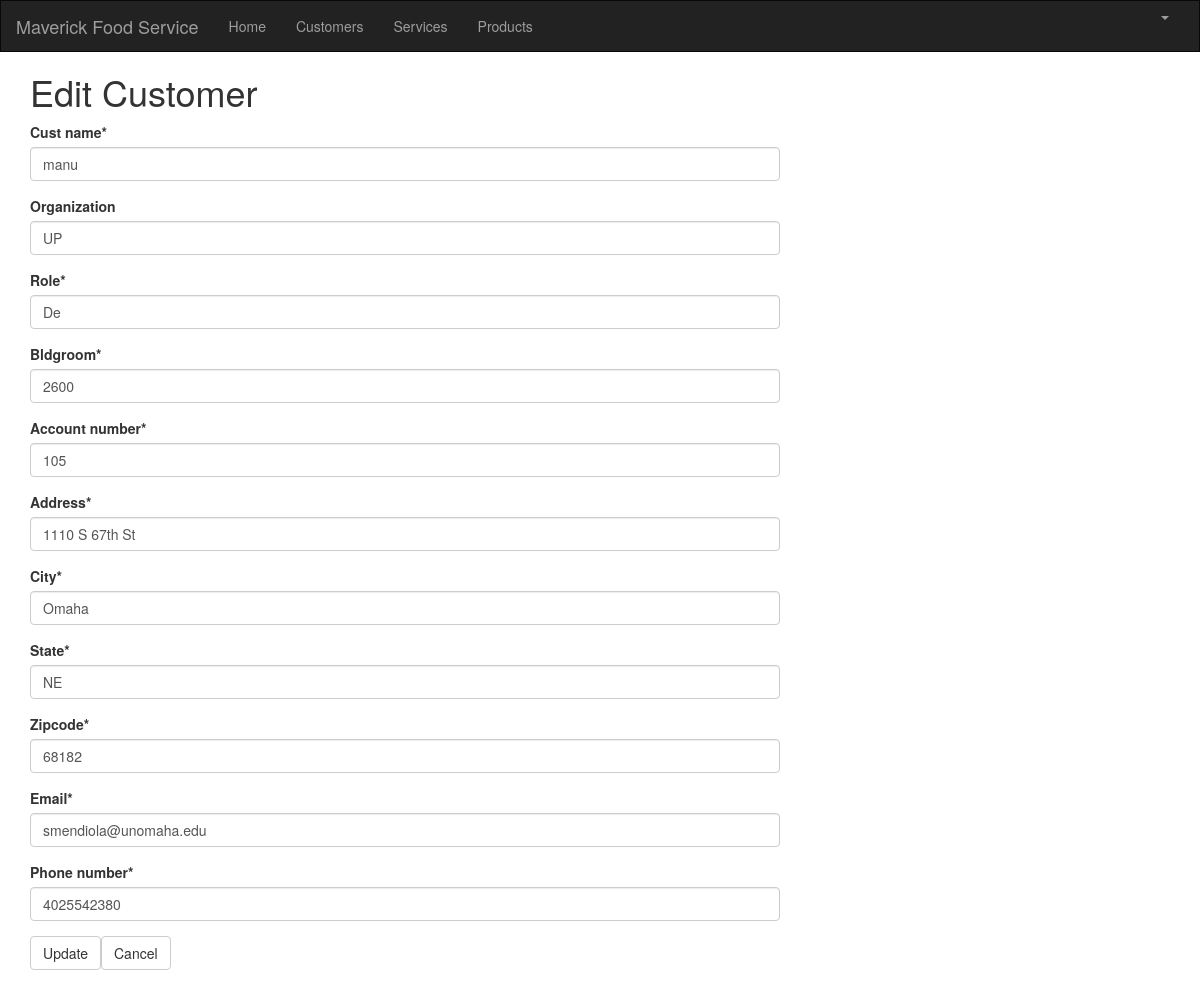
The app's page /customer/5/edit/ (signed in), older data.
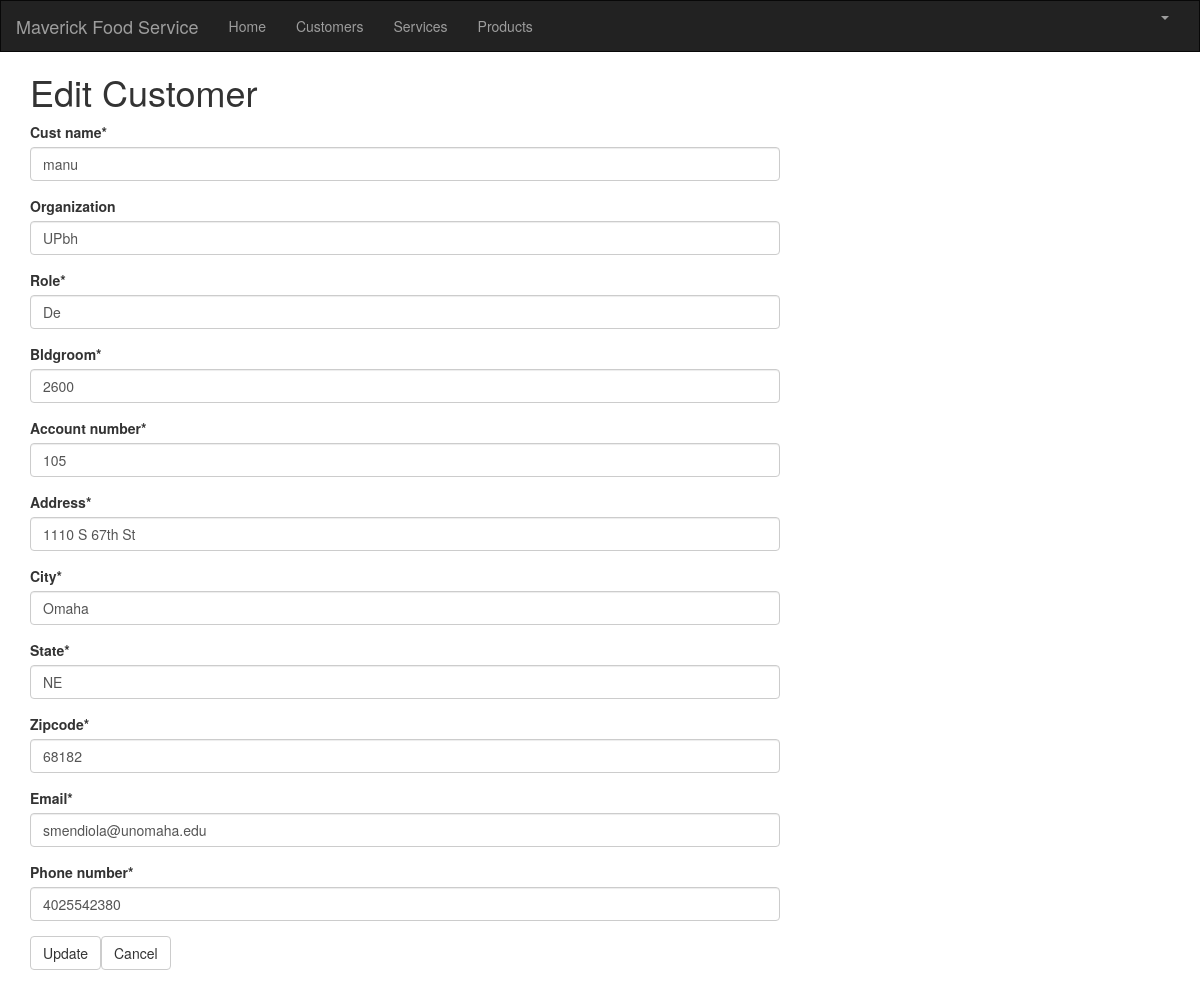
The same page, newer data.
### crm/models.py (models this page shows, shortened)
class Customer(models.Model):
    cust_name = models.CharField(max_length=50)
    organization = models.CharField(max_length=100, blank=True)
    role = models.CharField(max_length=100)
    email = models.EmailField(max_length=100)
    bldgroom = models.CharField(max_length=100)
    address = models.CharField(max_length=200)
    account_number = models.IntegerField(blank=False, null=False)
    city = models.CharField(max_length=50)
    state = models.CharField(max_length=50)
    zipcode = models.CharField(max_length=10)
    phone_number = models.CharField(max_length=50)
    created_date = models.DateTimeField(
        default=timezone.now)
    updated_date = models.DateTimeField(auto_now_add=True)
    def __str__(self):
        return str(self.cust_name)

### crm/views.py (the view)
# urls.py: path('customer/<int:pk>/edit/', views.customer_edit, name='customer_edit'),
@login_required
def customer_edit(request, pk):
    customer = get_object_or_404(Customer, pk=pk)
    print(customer, pk)
    form = CustomerForm(request.POST, instance=customer)
    if request.method == "POST":
        form = CustomerForm(request.POST, instance=customer)
        if form.is_valid():
            customer = form.save(commit=False)
            customer.updated_date = timezone.now()
            customer.save()
            return redirect('crm:customer_list')
    else:
            form = CustomerForm(instance=customer)
    return render(request, 'crm/customer_edit.html', {'form': form})

### crm/forms.py
class CustomerForm(forms.ModelForm):
    class Meta:
        model = Customer
        fields = ('cust_name', 'organization', 'role', 'bldgroom', 'account_number',
                  'address', 'city', 'state', 'zipcode', 'email', 'phone_number')

### crm/templates/crm/customer_edit.html
{% extends 'crm/base.html' %}
{% load crispy_forms_tags %}
{% block content %}
    <h1>Edit Customer</h1>
    <form method="POST" class="customer-form">{% csrf_token %}
            {{ form|crispy }}
     <table>
        <tr>
         	<td><button type="submit" class="save btn btn-default">Update</button></td>
         	<td><a href="{% url 'crm:customer_list' %}" class="btn btn-default">Cancel</a></td>
        </tr>
    </table>
    </form>
{% endblock %}

Row changes from the older to the newer data that the page shows:
changed Customer "manu": organization "UP" → "UPbh"
